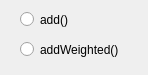
<?xml version="1.0" encoding="UTF-8"?>
<ui version="4.0">
 <class>BlendImagesEmbeddedWidget</class>
 <widget class="QWidget" name="BlendImagesEmbeddedWidget">
  <property name="geometry">
   <rect>
    <x>0</x>
    <y>0</y>
    <width>148</width>
    <height>75</height>
   </rect>
  </property>
  <property name="windowTitle">
   <string>Form</string>
  </property>
  <widget class="QRadioButton" name="mpAddRadioButton">
   <property name="geometry">
    <rect>
     <x>20</x>
     <y>10</y>
     <width>84</width>
     <height>19</height>
    </rect>
   </property>
   <property name="text">
    <string>add()</string>
   </property>
  </widget>
  <widget class="QRadioButton" name="mpAddWeightedRadioButton">
   <property name="geometry">
    <rect>
     <x>20</x>
     <y>40</y>
     <width>101</width>
     <height>19</height>
    </rect>
   </property>
   <property name="text">
    <string>addWeighted()</string>
   </property>
  </widget>
 </widget>
 <resources/>
 <connections/>
</ui>
